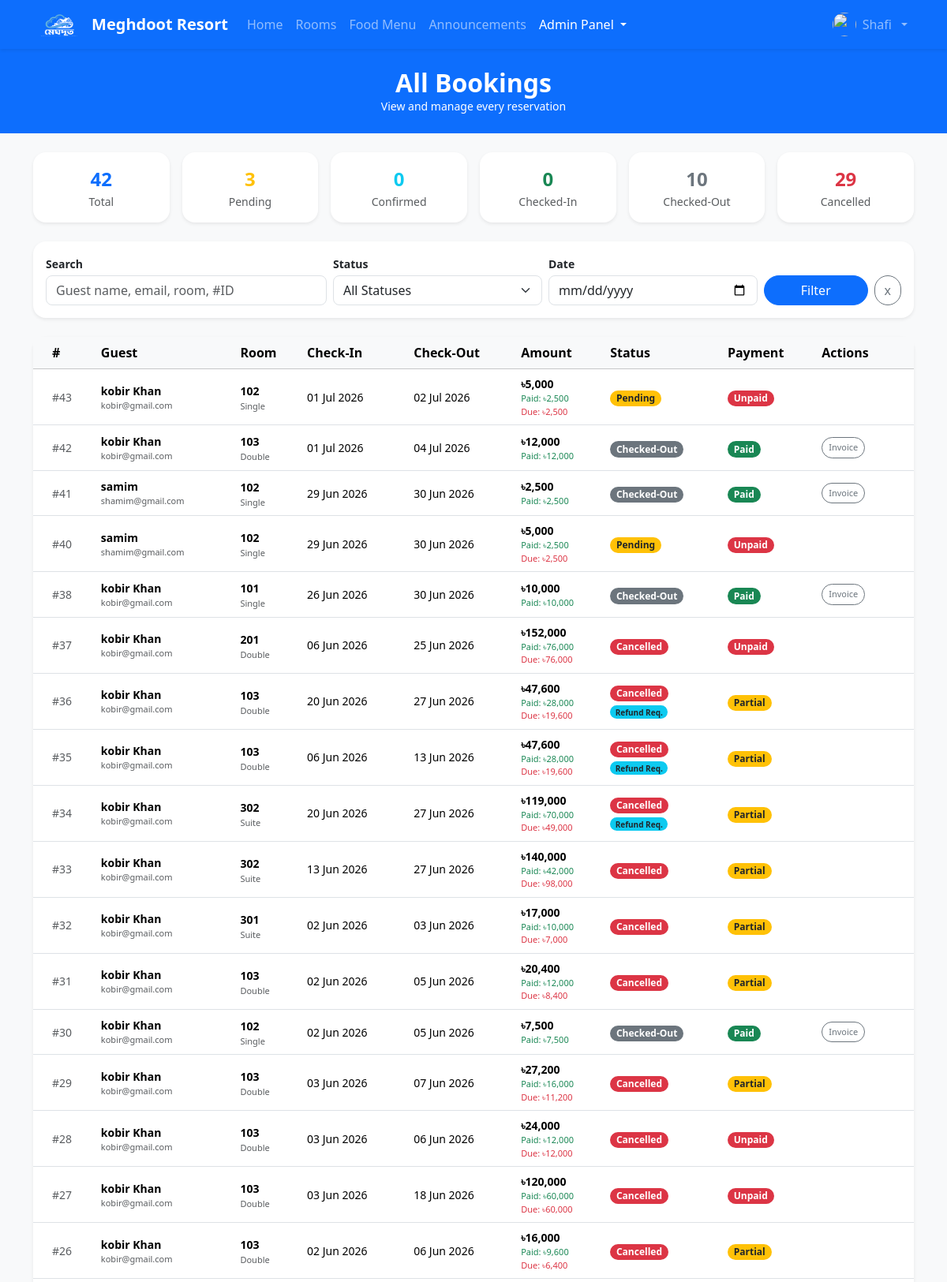
/receptionist/manage_bookings.php (signed in, upper part), run on the app's committed database.
### tables this page shows
CREATE TABLE `booking` (
  `booking_id` int(11) NOT NULL,
  `guest_id` int(11) NOT NULL,
  `room_id` int(11) NOT NULL,
  `check_in` date NOT NULL,
  `check_out` date NOT NULL,
  `status` enum('Pending','Confirmed','Checked-In','Checked-Out','Cancelled') NOT NULL DEFAULT 'Pending',
  `transaction_id` varchar(100) DEFAULT NULL,
  `pay_amount` decimal(10,2) NOT NULL DEFAULT 0.00,
  `due_amount` decimal(10,2) NOT NULL DEFAULT 0.00,
  `payment_status` enum('paid','unpaid','partial') NOT NULL DEFAULT 'unpaid',
  `refund_status` enum('none','requested','approved','rejected') NOT NULL DEFAULT 'none',
  `refund_percent` tinyint(3) UNSIGNED NOT NULL DEFAULT 0,
  `booked_at` timestamp NOT NULL DEFAULT current_timestamp(),
  `updated_at` timestamp NOT NULL DEFAULT current_timestamp() ON UPDATE current_timestamp()
);

CREATE TABLE `user` (
  `User_id` int(11) NOT NULL,
  `Name` varchar(100) NOT NULL,
  `Email` varchar(100) NOT NULL,
  `Password` varchar(255) NOT NULL,
  `Role` enum('guest','receptionist','manager','admin') NOT NULL DEFAULT 'guest',
  `Phone` varchar(20) DEFAULT NULL,
  `Photo` varchar(255) DEFAULT NULL,
  `Created_at` timestamp NOT NULL DEFAULT current_timestamp()
);

CREATE TABLE `room` (
  `room_id` int(11) NOT NULL,
  `room_number` varchar(10) NOT NULL,
  `type` enum('Single','Double','Deluxe','Suite') NOT NULL,
  `price_per_night` decimal(10,2) NOT NULL DEFAULT 0.00,
  `status` enum('Available','Booked','Under Maintenance') NOT NULL DEFAULT 'Available',
  `description` text DEFAULT NULL,
  `image` varchar(255) DEFAULT NULL,
  `floor` int(11) DEFAULT 1,
  `capacity` int(11) DEFAULT 1,
  `created_at` timestamp NOT NULL DEFAULT current_timestamp()
);

### receptionist/manage_bookings.php (the view, shortened to what this page needs)
<?php
include '../db.php';
$status_filter  = $_GET['status']  ?? '';
$search         = trim($_GET['search'] ?? '');
$date_filter    = $_GET['date']    ?? '';
$allowed_status = ['Pending','Confirmed','Checked-In','Checked-Out','Cancelled'];
if (!in_array($status_filter, $allowed_status)) $status_filter = '';
$sql = "
    SELECT b.booking_id, b.check_in, b.check_out, b.status, b.payment_status,
           b.pay_amount, b.due_amount, b.booked_at, b.refund_status,
           u.Name AS guest_name, u.Email AS guest_email, u.Phone AS guest_phone,
           r.room_number, r.type AS room_type
    FROM booking b
    JOIN user u ON b.guest_id = u.User_id
    JOIN room r ON b.room_id = r.room_id
";
$sql .= " ORDER BY b.booked_at DESC";
$stmt = $conn->prepare($sql);
$stmt->execute();
$bookings = $stmt->get_result();
$stats = $conn->query("
    SELECT
        COUNT(*) AS total,
        SUM(status='Pending')    AS pending,
        SUM(status='Confirmed')  AS confirmed,
        SUM(status='Checked-In') AS checkedin,
        SUM(status='Checked-Out')AS checkedout,
        SUM(status='Cancelled')  AS cancelled
    FROM booking
")->fetch_assoc();
?>
<!DOCTYPE html>
<html lang="en">
<head>
    <link rel="stylesheet" href="../bootstrap-5.3.8-dist/css/bootstrap.min.css"
        onerror="this.onerror=null;this.href='https://cdn.jsdelivr.net/npm/bootstrap@5.3.8/dist/css/bootstrap.min.css'">
</head>
<body class="bg-light">
<?php include '../navbar.php'; ?>
<div class="bg-primary text-white py-4 text-center">
    <div class="container">
        <h2 class="fw-bold mb-0"> All Bookings</h2>
        <p class="fw-light mb-0 small">View and manage every reservation</p>
    </div>
</div>
<section class="py-4">
<div class="container">
<div class="row g-3 mb-4">
    <?php
    $stat_items = [
        ['label'=>'Total',       'val'=>$stats['total'],      'color'=>'primary',  'filter'=>''],
        ['label'=>'Pending',     'val'=>$stats['pending'],    'color'=>'warning',  'filter'=>'Pending'],
        ['label'=>'Confirmed',   'val'=>$stats['confirmed'],  'color'=>'info',     'filter'=>'Confirmed'],
        ['label'=>'Checked-In',  'val'=>$stats['checkedin'],  'color'=>'success',  'filter'=>'Checked-In'],
        ['label'=>'Checked-Out', 'val'=>$stats['checkedout'], 'color'=>'secondary','filter'=>'Checked-Out'],
        ['label'=>'Cancelled',   'val'=>$stats['cancelled'],  'color'=>'danger',   'filter'=>'Cancelled'],
    ];
    foreach ($stat_items as $si):
    $active = ($status_filter === $si['filter']) ? 'border-2 border-' . $si['color'] : '';
    ?>
    <div class="col-6 col-md-2">
        <a href="?status=<?php echo urlencode($si['filter']); ?>" class="text-decoration-none">
            <div class="card border-0 shadow-sm rounded-4 text-center p-3 h-100 <?php echo $active; ?>">
                <div class="fw-bold fs-4 text-<?php echo $si['color']; ?>"><?php echo $si['val']; ?></div>
                <div class="text-muted small"><?php echo $si['label']; ?></div>
            </div>
        </a>
    </div>
    <?php endforeach; ?>
</div>
<div class="card border-0 shadow-sm rounded-4 p-3 mb-4">
    <form method="GET" class="row g-2 align-items-end">
        <div class="col-md-4">
            <label class="form-label small fw-semibold mb-1">Search</label>
            <input type="text" name="search" class="form-control rounded-3" placeholder="Guest name, email, room, #ID"
                value="<?php echo htmlspecialchars($search); ?>">
        </div>
        <div class="col-md-3">
            <label class="form-label small fw-semibold mb-1">Status</label>
            <select name="status" class="form-select rounded-3">
                <option value="">All Statuses</option>
            </select>
        </div>
        <div class="col-md-3">
            <label class="form-label small fw-semibold mb-1">Date</label>
            <input type="date" name="date" class="form-control rounded-3"
                value="<?php echo htmlspecialchars($date_filter); ?>">
        </div>
        <div class="col-md-2 d-flex gap-2">
            <button type="submit" class="btn btn-primary rounded-pill flex-grow-1">Filter</button>
            <a href="manage_bookings.php" class="btn btn-outline-secondary rounded-pill">x</a>
        </div>
    </form>
</div>
<div class="card border-0 shadow-sm rounded-4">
    <div class="card-body p-0">
        <?php if ($bookings->num_rows === 0): ?>
            <div class="text-center py-5 text-muted">
                <div class="fs-1"></div>
                <p class="mb-0">No bookings found matching your filters.</p>
            </div>
        <?php else: ?>
        <div class="table-responsive">
        <table class="table table-hover align-middle mb-0">
            <thead class="table-light">
                <tr>
                    <th class="ps-4">#</th>
                    <th>Guest</th>
                    <th>Room</th>
                    <th>Check-In</th>
                    <th>Check-Out</th>
                    <th>Amount</th>
                    <th>Status</th>
                    <th>Payment</th>
                    <th class="pe-4">Actions</th>
                </tr>
            </thead>
            <tbody>
            <?php while ($b = $bookings->fetch_assoc()):
                $total  = $b['pay_amount'] + $b['due_amount'];
                $status_badge = match ($b['status']) {
                    'Pending'     => 'bg-warning text-dark',
                    'Confirmed'   => 'bg-primary',
                    'Checked-In'  => 'bg-success',
                    'Checked-Out' => 'bg-secondary',
                    'Cancelled'   => 'bg-danger',
                    default       => 'bg-secondary'
                };
                $pay_badge = match ($b['payment_status']) {
                    'paid'    => 'bg-success',
                    'partial' => 'bg-warning text-dark',
                    'unpaid'  => 'bg-danger',
                    default   => 'bg-secondary'
                };
            ?>
            <tr>
                <td class="ps-4 small text-muted">#<?php echo $b['booking_id']; ?></td>
                <td>
                    <div class="fw-semibold small"><?php echo htmlspecialchars($b['guest_name']); ?></div>
                    <div class="text-muted" style="font-size:11px;"><?php echo htmlspecialchars($b['guest_email']); ?></div>
                </td>
                <td>
                    <span class="fw-semibold small"><?php echo htmlspecialchars($b['room_number']); ?></span>
                    <div class="text-muted" style="font-size:11px;"><?php echo htmlspecialchars($b['room_type']); ?></div>
                </td>
                <td class="small"><?php echo date('d M Y', strtotime($b['check_in'])); ?></td>
                <td class="small"><?php echo date('d M Y', strtotime($b['check_out'])); ?></td>
                <td class="small">
                    <div class="fw-semibold">৳<?php echo number_format($total); ?></div>
                    <div class="text-success" style="font-size:11px;">Paid: ৳<?php echo number_format($b['pay_amount']); ?></div>
                    <?php if ($b['due_amount'] > 0): ?>
                    <div class="text-danger" style="font-size:11px;">Due: ৳<?php echo number_format($b['due_amount']); ?></div>
                    <?php endif; ?>
                </td>
                <td>
                    <span class="badge <?php echo $status_badge; ?> rounded-pill">
                        <?php echo $b['status']; ?>
                    </span>
                    <?php if ($b['refund_status'] === 'requested'): ?>
                    <div><span class="badge bg-info text-dark rounded-pill mt-1" style="font-size:10px;">Refund Req.</span></div>
                    <?php endif; ?>
                </td>
                <td>
                    <span class="badge <?php echo $pay_badge; ?> rounded-pill">
                        <?php echo ucfirst($b['payment_status']); ?>
                    </span>
                </td>
                <td class="pe-4">
                    <div class="d-flex gap-1 flex-wrap">
                        <?php if (in_array($b['status'], ['Checked-Out','Confirmed','Checked-In'])): ?>
                        <a href="generate_invoice.php?booking_id=<?php echo $b['booking_id']; ?>"
                            class="btn btn-outline-secondary btn-sm rounded-pill" style="font-size:11px;">
                             Invoice
                        </a>
                        <?php endif; ?>
                    </div>
                </td>
            </tr>
            <?php endwhile; ?>
            </tbody>
        </table>
        </div>
        <?php endif; ?>
    </div>
</div>
</div>
</section>
</body>
</html>

### data on the page
booking: booking_id "43", guest.Name "kobir Khan", guest.Email "kobir@gmail.com", room.room_number "102", room.type "Single", check_in "01 Jul 2026", check_out "02 Jul 2026", total "5,000", pay_amount "2,500", due_amount "2,500", status "Pending", payment_status "Unpaid"
booking: booking_id "42", guest.Name "kobir Khan", guest.Email "kobir@gmail.com", room.room_number "103", room.type "Double", check_in "01 Jul 2026", check_out "04 Jul 2026", total "12,000", pay_amount "12,000", status "Checked-Out", payment_status "Paid"
booking: booking_id "41", guest.Name "samim", guest.Email "shamim@gmail.com", room.room_number "102", room.type "Single", check_in "29 Jun 2026", check_out "30 Jun 2026", total "2,500", pay_amount "2,500", status "Checked-Out", payment_status "Paid"
booking: booking_id "40", guest.Name "samim", guest.Email "shamim@gmail.com", room.room_number "102", room.type "Single", check_in "29 Jun 2026", check_out "30 Jun 2026", total "5,000", pay_amount "2,500", due_amount "2,500", status "Pending", payment_status "Unpaid"
booking: booking_id "38", guest.Name "kobir Khan", guest.Email "kobir@gmail.com", room.room_number "101", room.type "Single", check_in "26 Jun 2026", check_out "30 Jun 2026", total "10,000", pay_amount "10,000", status "Checked-Out", payment_status "Paid"
booking: booking_id "37", guest.Name "kobir Khan", guest.Email "kobir@gmail.com", room.room_number "201", room.type "Double", check_in "06 Jun 2026", check_out "25 Jun 2026", total "152,000", pay_amount "76,000", due_amount "76,000", status "Cancelled", payment_status "Unpaid"
booking: booking_id "36", guest.Name "kobir Khan", guest.Email "kobir@gmail.com", room.room_number "103", room.type "Double", check_in "20 Jun 2026", check_out "27 Jun 2026", total "47,600", pay_amount "28,000", due_amount "19,600", status "Cancelled", refund_status "Refund Req.", payment_status "Partial"
booking: booking_id "35", guest.Name "kobir Khan", guest.Email "kobir@gmail.com", room.room_number "103", room.type "Double", check_in "06 Jun 2026", check_out "13 Jun 2026", total "47,600", pay_amount "28,000", due_amount "19,600", status "Cancelled", refund_status "Refund Req.", payment_status "Partial"
booking: booking_id "34", guest.Name "kobir Khan", guest.Email "kobir@gmail.com", room.room_number "302", room.type "Suite", check_in "20 Jun 2026", check_out "27 Jun 2026", total "119,000", pay_amount "70,000", due_amount "49,000", status "Cancelled", refund_status "Refund Req.", payment_status "Partial"
booking: booking_id "33", guest.Name "kobir Khan", guest.Email "kobir@gmail.com", room.room_number "302", room.type "Suite", check_in "13 Jun 2026", check_out "27 Jun 2026", total "140,000", pay_amount "42,000", due_amount "98,000", status "Cancelled", payment_status "Partial"
booking: booking_id "32", guest.Name "kobir Khan", guest.Email "kobir@gmail.com", room.room_number "301", room.type "Suite", check_in "02 Jun 2026", check_out "03 Jun 2026", total "17,000", pay_amount "10,000", due_amount "7,000", status "Cancelled", payment_status "Partial"
booking: booking_id "31", guest.Name "kobir Khan", guest.Email "kobir@gmail.com", room.room_number "103", room.type "Double", check_in "02 Jun 2026", check_out "05 Jun 2026", total "20,400", pay_amount "12,000", due_amount "8,400", status "Cancelled", payment_status "Partial"
booking: booking_id "30", guest.Name "kobir Khan", guest.Email "kobir@gmail.com", room.room_number "102", room.type "Single", check_in "02 Jun 2026", check_out "05 Jun 2026", total "7,500", pay_amount "7,500", status "Checked-Out", payment_status "Paid"
booking: booking_id "29", guest.Name "kobir Khan", guest.Email "kobir@gmail.com", room.room_number "103", room.type "Double", check_in "03 Jun 2026", check_out "07 Jun 2026", total "27,200", pay_amount "16,000", due_amount "11,200", status "Cancelled", payment_status "Partial"
booking: booking_id "28", guest.Name "kobir Khan", guest.Email "kobir@gmail.com", room.room_number "103", room.type "Double", check_in "03 Jun 2026", check_out "06 Jun 2026", total "24,000", pay_amount "12,000", due_amount "12,000", status "Cancelled", payment_status "Unpaid"
booking: booking_id "27", guest.Name "kobir Khan", guest.Email "kobir@gmail.com", room.room_number "103", room.type "Double", check_in "03 Jun 2026", check_out "18 Jun 2026", total "120,000", pay_amount "60,000", due_amount "60,000", status "Cancelled", payment_status "Unpaid"
booking: booking_id "26", guest.Name "kobir Khan", guest.Email "kobir@gmail.com", room.room_number "103", room.type "Double", check_in "02 Jun 2026", check_out "06 Jun 2026", total "16,000", pay_amount "9,600", due_amount "6,400", status "Cancelled", payment_status "Partial"

### other printed values
$_SESSION['name'] "Shafi"
$si['val'] "42"
$si['label'] "Total"
$si['val'] "3"
$si['label'] "Pending"
$si['val'] "0"
$si['label'] "Confirmed"
$si['label'] "Checked-In"
$si['val'] "10"
$si['label'] "Checked-Out"
$si['val'] "29"
$si['label'] "Cancelled"
